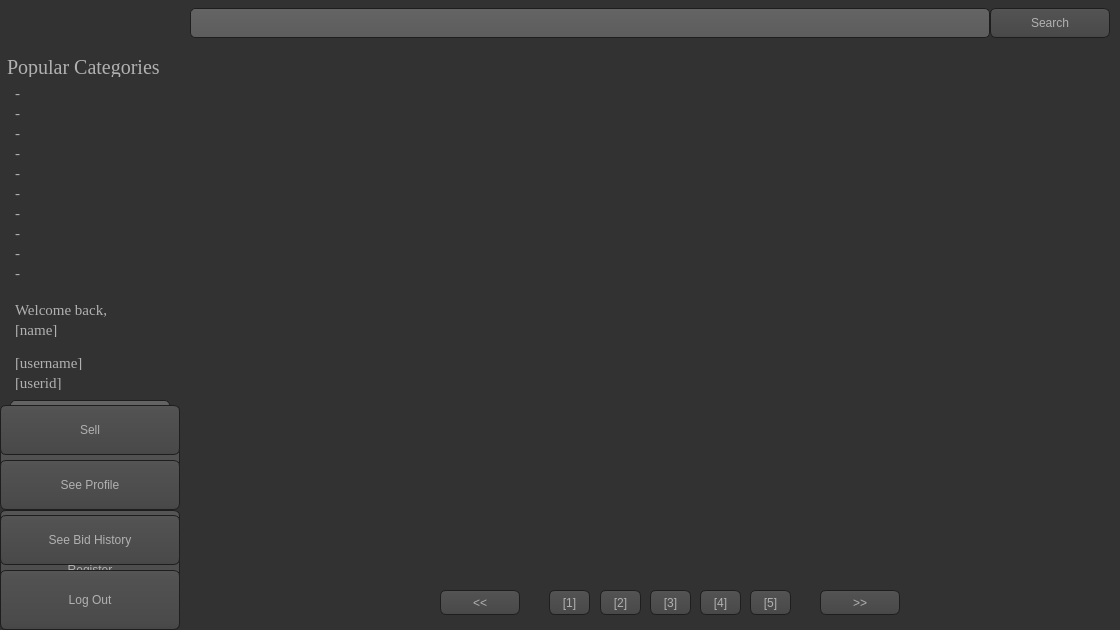
<?xml version="1.0" encoding="UTF-8"?>
<ui version="4.0">
 <class>Form</class>
 <widget class="QWidget" name="Form">
  <property name="geometry">
   <rect>
    <x>0</x>
    <y>0</y>
    <width>1120</width>
    <height>630</height>
   </rect>
  </property>
  <property name="windowTitle">
   <string>Form</string>
  </property>
  <property name="styleSheet">
   <string notr="true">QToolTip
{
     border: 1px solid black;
     background-color: #ffa02f;
     padding: 1px;
     border-radius: 3px;
     opacity: 100;
}

QWidget
{
    color: #b1b1b1;
    background-color: #323232;
}

QWidget:item:hover
{
    background-color: QLinearGradient( x1: 0, y1: 0, x2: 0, y2: 1, stop: 0 #ffa02f, stop: 1 #ca0619);
    color: #000000;
}

QWidget:item:selected
{
    background-color: QLinearGradient( x1: 0, y1: 0, x2: 0, y2: 1, stop: 0 #ffa02f, stop: 1 #d7801a);
}

QMenuBar::item
{
    background: transparent;
}

QMenuBar::item:selected
{
    background: transparent;
    border: 1px solid #ffaa00;
}

QMenuBar::item:pressed
{
    background: #444;
    border: 1px solid #000;
    background-color: QLinearGradient(
        x1:0, y1:0,
        x2:0, y2:1,
        stop:1 #212121,
        stop:0.4 #343434/*,
        stop:0.2 #343434,
        stop:0.1 #ffaa00*/
    );
    margin-bottom:-1px;
    padding-bottom:1px;
}

QMenu
{
    border: 1px solid #000;
}

QMenu::item
{
    padding: 2px 20px 2px 20px;
}

QMenu::item:selected
{
    color: #000000;
}

QWidget:disabled
{
    color: #404040;
    background-color: #323232;
}

QAbstractItemView
{
    background-color: QLinearGradient( x1: 0, y1: 0, x2: 0, y2: 1, stop: 0 #4d4d4d, stop: 0.1 #646464, stop: 1 #5d5d5d);
}

QWidget:focus
{
    /*border: 2px solid QLinearGradient( x1: 0, y1: 0, x2: 0, y2: 1, stop: 0 #ffa02f, stop: 1 #d7801a);*/
}

QLineEdit
{
    background-color: QLinearGradient( x1: 0, y1: 0, x2: 0, y2: 1, stop: 0 #4d4d4d, stop: 0 #646464, stop: 1 #5d5d5d);
    padding: 1px;
    border-style: solid;
    border: 1px solid #1e1e1e;
    border-radius: 5;
}

QPushButton
{
    color: #b1b1b1;
    background-color: QLinearGradient( x1: 0, y1: 0, x2: 0, y2: 1, stop: 0 #565656, stop: 0.1 #525252, stop: 0.5 #4e4e4e, stop: 0.9 #4a4a4a, stop: 1 #464646);
    border-width: 1px;
    border-color: #1e1e1e;
    border-style: solid;
    border-radius: 6;
    padding: 3px;
    font-size: 12px;
    padding-left: 5px;
    padding-right: 5px;
}

QPushButton:pressed
{
    background-color: QLinearGradient( x1: 0, y1: 0, x2: 0, y2: 1, stop: 0 #2d2d2d, stop: 0.1 #2b2b2b, stop: 0.5 #292929, stop: 0.9 #282828, stop: 1 #252525);
}

QComboBox
{
    selection-background-color: #ffaa00;
    background-color: QLinearGradient( x1: 0, y1: 0, x2: 0, y2: 1, stop: 0 #565656, stop: 0.1 #525252, stop: 0.5 #4e4e4e, stop: 0.9 #4a4a4a, stop: 1 #464646);
    border-style: solid;
    border: 1px solid #1e1e1e;
    border-radius: 5;
}

QComboBox:hover,QPushButton:hover
{
    border: 2px solid QLinearGradient( x1: 0, y1: 0, x2: 0, y2: 1, stop: 0 #ffa02f, stop: 1 #d7801a);
}


QComboBox:on
{
    padding-top: 3px;
    padding-left: 4px;
    background-color: QLinearGradient( x1: 0, y1: 0, x2: 0, y2: 1, stop: 0 #2d2d2d, stop: 0.1 #2b2b2b, stop: 0.5 #292929, stop: 0.9 #282828, stop: 1 #252525);
    selection-background-color: #ffaa00;
}

QComboBox QAbstractItemView
{
    border: 2px solid darkgray;
    selection-background-color: QLinearGradient( x1: 0, y1: 0, x2: 0, y2: 1, stop: 0 #ffa02f, stop: 1 #d7801a);
}

QComboBox::drop-down
{
     subcontrol-origin: padding;
     subcontrol-position: top right;
     width: 15px;

     border-left-width: 0px;
     border-left-color: darkgray;
     border-left-style: solid; /* just a single line */
     border-top-right-radius: 3px; /* same radius as the QComboBox */
     border-bottom-right-radius: 3px;
 }

QComboBox::down-arrow
{
     image: url(:/down_arrow.png);
}

QGroupBox:focus
{
border: 2px solid QLinearGradient( x1: 0, y1: 0, x2: 0, y2: 1, stop: 0 #ffa02f, stop: 1 #d7801a);
}

QTextEdit:focus
{
    border: 2px solid QLinearGradient( x1: 0, y1: 0, x2: 0, y2: 1, stop: 0 #ffa02f, stop: 1 #d7801a);
}

QScrollBar:horizontal {
     border: 1px solid #222222;
     background: QLinearGradient( x1: 0, y1: 0, x2: 0, y2: 1, stop: 0.0 #121212, stop: 0.2 #282828, stop: 1 #484848);
     height: 7px;
     margin: 0px 16px 0 16px;
}

QScrollBar::handle:horizontal
{
      background: QLinearGradient( x1: 0, y1: 0, x2: 1, y2: 0, stop: 0 #ffa02f, stop: 0.5 #d7801a, stop: 1 #ffa02f);
      min-height: 20px;
      border-radius: 2px;
}

QScrollBar::add-line:horizontal {
      border: 1px solid #1b1b19;
      border-radius: 2px;
      background: QLinearGradient( x1: 0, y1: 0, x2: 1, y2: 0, stop: 0 #ffa02f, stop: 1 #d7801a);
      width: 14px;
      subcontrol-position: right;
      subcontrol-origin: margin;
}

QScrollBar::sub-line:horizontal {
      border: 1px solid #1b1b19;
      border-radius: 2px;
      background: QLinearGradient( x1: 0, y1: 0, x2: 1, y2: 0, stop: 0 #ffa02f, stop: 1 #d7801a);
      width: 14px;
     subcontrol-position: left;
     subcontrol-origin: margin;
}

QScrollBar::right-arrow:horizontal, QScrollBar::left-arrow:horizontal
{
      border: 1px solid black;
      width: 1px;
      height: 1px;
      background: white;
}

QScrollBar::add-page:horizontal, QScrollBar::sub-page:horizontal
{
      background: none;
}

QScrollBar:vertical
{
      background: QLinearGradient( x1: 0, y1: 0, x2: 1, y2: 0, stop: 0.0 #121212, stop: 0.2 #282828, stop: 1 #484848);
      width: 7px;
      margin: 16px 0 16px 0;
      border: 1px solid #222222;
}

QScrollBar::handle:vertical
{
      background: QLinearGradient( x1: 0, y1: 0, x2: 0, y2: 1, stop: 0 #ffa02f, stop: 0.5 #d7801a, stop: 1 #ffa02f);
      min-height: 20px;
      border-radius: 2px;
}

QScrollBar::add-line:vertical
{
      border: 1px solid #1b1b19;
      border-radius: 2px;
      background: QLinearGradient( x1: 0, y1: 0, x2: 0, y2: 1, stop: 0 #ffa02f, stop: 1 #d7801a);
      height: 14px;
      subcontrol-position: bottom;
      subcontrol-origin: margin;
}

QScrollBar::sub-line:vertical
{
      border: 1px solid #1b1b19;
      border-radius: 2px;
      background: QLinearGradient( x1: 0, y1: 0, x2: 0, y2: 1, stop: 0 #d7801a, stop: 1 #ffa02f);
      height: 14px;
      subcontrol-position: top;
      subcontrol-origin: margin;
}

QScrollBar::up-arrow:vertical, QScrollBar::down-arrow:vertical
{
      border: 1px solid black;
      width: 1px;
      height: 1px;
      background: white;
}


QScrollBar::add-page:vertical, QScrollBar::sub-page:vertical
{
      background: none;
}

QTextEdit
{
    background-color: #242424;
}

QPlainTextEdit
{
    background-color: #242424;
}

QHeaderView::section
{
    background-color: QLinearGradient(x1:0, y1:0, x2:0, y2:1, stop:0 #616161, stop: 0.5 #505050, stop: 0.6 #434343, stop:1 #656565);
    color: white;
    padding-left: 4px;
    border: 1px solid #6c6c6c;
}

QCheckBox:disabled
{
color: #414141;
}

QDockWidget::title
{
    text-align: center;
    spacing: 3px; /* spacing between items in the tool bar */
    background-color: QLinearGradient(x1:0, y1:0, x2:0, y2:1, stop:0 #323232, stop: 0.5 #242424, stop:1 #323232);
}

QDockWidget::close-button, QDockWidget::float-button
{
    text-align: center;
    spacing: 1px; /* spacing between items in the tool bar */
    background-color: QLinearGradient(x1:0, y1:0, x2:0, y2:1, stop:0 #323232, stop: 0.5 #242424, stop:1 #323232);
}

QDockWidget::close-button:hover, QDockWidget::float-button:hover
{
    background: #242424;
}

QDockWidget::close-button:pressed, QDockWidget::float-button:pressed
{
    padding: 1px -1px -1px 1px;
}

QMainWindow::separator
{
    background-color: QLinearGradient(x1:0, y1:0, x2:0, y2:1, stop:0 #161616, stop: 0.5 #151515, stop: 0.6 #212121, stop:1 #343434);
    color: white;
    padding-left: 4px;
    border: 1px solid #4c4c4c;
    spacing: 3px; /* spacing between items in the tool bar */
}

QMainWindow::separator:hover
{

    background-color: QLinearGradient(x1:0, y1:0, x2:0, y2:1, stop:0 #d7801a, stop:0.5 #b56c17 stop:1 #ffa02f);
    color: white;
    padding-left: 4px;
    border: 1px solid #6c6c6c;
    spacing: 3px; /* spacing between items in the tool bar */
}

QToolBar::handle
{
     spacing: 3px; /* spacing between items in the tool bar */
     background: url(:/images/handle.png);
}

QMenu::separator
{
    height: 2px;
    background-color: QLinearGradient(x1:0, y1:0, x2:0, y2:1, stop:0 #161616, stop: 0.5 #151515, stop: 0.6 #212121, stop:1 #343434);
    color: white;
    padding-left: 4px;
    margin-left: 10px;
    margin-right: 5px;
}

QProgressBar
{
    border: 2px solid grey;
    border-radius: 5px;
    text-align: center;
}

QProgressBar::chunk
{
    background-color: #d7801a;
    width: 2.15px;
    margin: 0.5px;
}

QTabBar::tab {
    color: #b1b1b1;
    border: 1px solid #444;
    border-bottom-style: none;
    background-color: #323232;
    padding-left: 10px;
    padding-right: 10px;
    padding-top: 3px;
    padding-bottom: 2px;
    margin-right: -1px;
}

QTabWidget::pane {
    border: 1px solid #444;
    top: 1px;
}

QTabBar::tab:last
{
    margin-right: 0; /* the last selected tab has nothing to overlap with on the right */
    border-top-right-radius: 3px;
}

QTabBar::tab:first:!selected
{
 margin-left: 0px; /* the last selected tab has nothing to overlap with on the right */


    border-top-left-radius: 3px;
}

QTabBar::tab:!selected
{
    color: #b1b1b1;
    border-bottom-style: solid;
    margin-top: 3px;
    background-color: QLinearGradient(x1:0, y1:0, x2:0, y2:1, stop:1 #212121, stop:.4 #343434);
}

QTabBar::tab:selected
{
    border-top-left-radius: 3px;
    border-top-right-radius: 3px;
    margin-bottom: 0px;
}

QTabBar::tab:!selected:hover
{
    /*border-top: 2px solid #ffaa00;
    padding-bottom: 3px;*/
    border-top-left-radius: 3px;
    border-top-right-radius: 3px;
    background-color: QLinearGradient(x1:0, y1:0, x2:0, y2:1, stop:1 #212121, stop:0.4 #343434, stop:0.2 #343434, stop:0.1 #ffaa00);
}

QRadioButton::indicator:checked, QRadioButton::indicator:unchecked{
    color: #b1b1b1;
    background-color: #323232;
    border: 1px solid #b1b1b1;
    border-radius: 6px;
}

QRadioButton::indicator:checked
{
    background-color: qradialgradient(
        cx: 0.5, cy: 0.5,
        fx: 0.5, fy: 0.5,
        radius: 1.0,
        stop: 0.25 #ffaa00,
        stop: 0.3 #323232
    );
}

QCheckBox::indicator{
    color: #b1b1b1;
    background-color: #323232;
    border: 1px solid #b1b1b1;
    width: 9px;
    height: 9px;
}

QRadioButton::indicator
{
    border-radius: 6px;
}

QRadioButton::indicator:hover, QCheckBox::indicator:hover
{
    border: 1px solid #ffaa00;
}

QCheckBox::indicator:checked
{
    image:url(:/images/checkbox.png);
}

QCheckBox::indicator:disabled, QRadioButton::indicator:disabled
{
    border: 1px solid #444;
}</string>
  </property>
  <widget class="QPushButton" name="pushButton_register">
   <property name="geometry">
    <rect>
     <x>0</x>
     <y>510</y>
     <width>180</width>
     <height>120</height>
    </rect>
   </property>
   <property name="font">
    <font>
     <pointsize>-1</pointsize>
    </font>
   </property>
   <property name="text">
    <string>Register</string>
   </property>
  </widget>
  <widget class="QWidget" name="widget_title" native="true">
   <property name="geometry">
    <rect>
     <x>0</x>
     <y>0</y>
     <width>180</width>
     <height>45</height>
    </rect>
   </property>
   <property name="styleSheet">
    <string notr="true">
image: url(:/img/resource/logo.png);</string>
   </property>
  </widget>
  <widget class="QPushButton" name="pushButton_login">
   <property name="geometry">
    <rect>
     <x>0</x>
     <y>445</y>
     <width>180</width>
     <height>60</height>
    </rect>
   </property>
   <property name="font">
    <font>
     <pointsize>-1</pointsize>
    </font>
   </property>
   <property name="text">
    <string>Log In</string>
   </property>
  </widget>
  <widget class="QWidget" name="widget_pop_cat" native="true">
   <property name="geometry">
    <rect>
     <x>0</x>
     <y>50</y>
     <width>180</width>
     <height>240</height>
    </rect>
   </property>
   <widget class="QLabel" name="label_pop_cat">
    <property name="geometry">
     <rect>
      <x>7</x>
      <y>7</y>
      <width>170</width>
      <height>20</height>
     </rect>
    </property>
    <property name="font">
     <font>
      <family>Times New Roman</family>
      <pointsize>15</pointsize>
      <weight>50</weight>
      <bold>false</bold>
     </font>
    </property>
    <property name="text">
     <string>Popular Categories</string>
    </property>
   </widget>
   <widget class="QLabel" name="label_cat_1">
    <property name="geometry">
     <rect>
      <x>15</x>
      <y>35</y>
      <width>150</width>
      <height>15</height>
     </rect>
    </property>
    <property name="font">
     <font>
      <family>Times New Roman</family>
      <pointsize>11</pointsize>
      <weight>50</weight>
      <bold>false</bold>
     </font>
    </property>
    <property name="text">
     <string>-</string>
    </property>
   </widget>
   <widget class="QLabel" name="label_cat_2">
    <property name="geometry">
     <rect>
      <x>15</x>
      <y>55</y>
      <width>150</width>
      <height>15</height>
     </rect>
    </property>
    <property name="font">
     <font>
      <family>Times New Roman</family>
      <pointsize>11</pointsize>
      <weight>50</weight>
      <bold>false</bold>
     </font>
    </property>
    <property name="text">
     <string>-</string>
    </property>
   </widget>
   <widget class="QLabel" name="label_cat_3">
    <property name="geometry">
     <rect>
      <x>15</x>
      <y>75</y>
      <width>150</width>
      <height>15</height>
     </rect>
    </property>
    <property name="font">
     <font>
      <family>Times New Roman</family>
      <pointsize>11</pointsize>
      <weight>50</weight>
      <bold>false</bold>
     </font>
    </property>
    <property name="text">
     <string>-</string>
    </property>
   </widget>
   <widget class="QLabel" name="label_cat_4">
    <property name="geometry">
     <rect>
      <x>15</x>
      <y>95</y>
      <width>150</width>
      <height>15</height>
     </rect>
    </property>
    <property name="font">
     <font>
      <family>Times New Roman</family>
      <pointsize>11</pointsize>
      <weight>50</weight>
      <bold>false</bold>
     </font>
    </property>
    <property name="text">
     <string>-</string>
    </property>
   </widget>
   <widget class="QLabel" name="label_cat_5">
    <property name="geometry">
     <rect>
      <x>15</x>
      <y>115</y>
      <width>150</width>
      <height>15</height>
     </rect>
    </property>
    <property name="font">
     <font>
      <family>Times New Roman</family>
      <pointsize>11</pointsize>
      <weight>50</weight>
      <bold>false</bold>
     </font>
    </property>
    <property name="text">
     <string>-</string>
    </property>
   </widget>
   <widget class="QLabel" name="label_cat_6">
    <property name="geometry">
     <rect>
      <x>15</x>
      <y>135</y>
      <width>150</width>
      <height>15</height>
     </rect>
    </property>
    <property name="font">
     <font>
      <family>Times New Roman</family>
      <pointsize>11</pointsize>
      <weight>50</weight>
      <bold>false</bold>
     </font>
    </property>
    <property name="text">
     <string>-</string>
    </property>
   </widget>
   <widget class="QLabel" name="label_cat_7">
    <property name="geometry">
     <rect>
      <x>15</x>
      <y>155</y>
      <width>150</width>
      <height>15</height>
     </rect>
    </property>
    <property name="font">
     <font>
      <family>Times New Roman</family>
      <pointsize>11</pointsize>
      <weight>50</weight>
      <bold>false</bold>
     </font>
    </property>
    <property name="text">
     <string>-</string>
    </property>
   </widget>
   <widget class="QLabel" name="label_cat_8">
    <property name="geometry">
     <rect>
      <x>15</x>
      <y>175</y>
      <width>150</width>
      <height>15</height>
     </rect>
    </property>
    <property name="font">
     <font>
      <family>Times New Roman</family>
      <pointsize>11</pointsize>
      <weight>50</weight>
      <bold>false</bold>
     </font>
    </property>
    <property name="text">
     <string>-</string>
    </property>
   </widget>
   <widget class="QLabel" name="label_cat_9">
    <property name="geometry">
     <rect>
      <x>15</x>
      <y>195</y>
      <width>150</width>
      <height>15</height>
     </rect>
    </property>
    <property name="font">
     <font>
      <family>Times New Roman</family>
      <pointsize>11</pointsize>
      <weight>50</weight>
      <bold>false</bold>
     </font>
    </property>
    <property name="text">
     <string>-</string>
    </property>
   </widget>
   <widget class="QLabel" name="label_cat_10">
    <property name="geometry">
     <rect>
      <x>15</x>
      <y>215</y>
      <width>150</width>
      <height>15</height>
     </rect>
    </property>
    <property name="font">
     <font>
      <family>Times New Roman</family>
      <pointsize>11</pointsize>
      <weight>50</weight>
      <bold>false</bold>
     </font>
    </property>
    <property name="text">
     <string>-</string>
    </property>
   </widget>
  </widget>
  <widget class="QWidget" name="widget_login" native="true">
   <property name="geometry">
    <rect>
     <x>0</x>
     <y>295</y>
     <width>180</width>
     <height>145</height>
    </rect>
   </property>
   <widget class="QLineEdit" name="lineEdit_user">
    <property name="geometry">
     <rect>
      <x>10</x>
      <y>37</y>
      <width>160</width>
      <height>30</height>
     </rect>
    </property>
    <property name="font">
     <font>
      <pointsize>12</pointsize>
     </font>
    </property>
   </widget>
   <widget class="QLabel" name="label_user_head">
    <property name="geometry">
     <rect>
      <x>10</x>
      <y>7</y>
      <width>160</width>
      <height>30</height>
     </rect>
    </property>
    <property name="font">
     <font>
      <family>Times New Roman</family>
      <pointsize>15</pointsize>
      <weight>50</weight>
      <bold>false</bold>
     </font>
    </property>
    <property name="text">
     <string>Username</string>
    </property>
   </widget>
   <widget class="QLineEdit" name="lineEdit_pass">
    <property name="geometry">
     <rect>
      <x>10</x>
      <y>105</y>
      <width>160</width>
      <height>30</height>
     </rect>
    </property>
    <property name="font">
     <font>
      <pointsize>12</pointsize>
     </font>
    </property>
   </widget>
   <widget class="QLabel" name="label_pass_head">
    <property name="geometry">
     <rect>
      <x>10</x>
      <y>75</y>
      <width>160</width>
      <height>30</height>
     </rect>
    </property>
    <property name="font">
     <font>
      <family>Times New Roman</family>
      <pointsize>15</pointsize>
      <weight>50</weight>
      <bold>false</bold>
     </font>
    </property>
    <property name="text">
     <string>Password</string>
    </property>
   </widget>
  </widget>
  <widget class="QLineEdit" name="lineEdit_search">
   <property name="geometry">
    <rect>
     <x>190</x>
     <y>8</y>
     <width>800</width>
     <height>30</height>
    </rect>
   </property>
   <property name="font">
    <font>
     <pointsize>12</pointsize>
    </font>
   </property>
  </widget>
  <widget class="QPushButton" name="pushButton_search">
   <property name="geometry">
    <rect>
     <x>990</x>
     <y>8</y>
     <width>120</width>
     <height>30</height>
    </rect>
   </property>
   <property name="font">
    <font>
     <pointsize>-1</pointsize>
    </font>
   </property>
   <property name="text">
    <string>Search</string>
   </property>
  </widget>
  <widget class="QPushButton" name="pushButton_logout">
   <property name="geometry">
    <rect>
     <x>0</x>
     <y>570</y>
     <width>180</width>
     <height>60</height>
    </rect>
   </property>
   <property name="font">
    <font>
     <pointsize>-1</pointsize>
    </font>
   </property>
   <property name="text">
    <string>Log Out</string>
   </property>
  </widget>
  <widget class="QPushButton" name="pushButton_seebidhistory">
   <property name="geometry">
    <rect>
     <x>0</x>
     <y>515</y>
     <width>180</width>
     <height>50</height>
    </rect>
   </property>
   <property name="font">
    <font>
     <pointsize>-1</pointsize>
    </font>
   </property>
   <property name="text">
    <string>See Bid History</string>
   </property>
  </widget>
  <widget class="QPushButton" name="pushButton_sell">
   <property name="geometry">
    <rect>
     <x>0</x>
     <y>405</y>
     <width>180</width>
     <height>50</height>
    </rect>
   </property>
   <property name="font">
    <font>
     <pointsize>-1</pointsize>
    </font>
   </property>
   <property name="text">
    <string>Sell</string>
   </property>
  </widget>
  <widget class="QPushButton" name="pushButton_seeprofile">
   <property name="geometry">
    <rect>
     <x>0</x>
     <y>460</y>
     <width>180</width>
     <height>50</height>
    </rect>
   </property>
   <property name="font">
    <font>
     <pointsize>-1</pointsize>
    </font>
   </property>
   <property name="text">
    <string>See Profile</string>
   </property>
  </widget>
  <widget class="QWidget" name="widget_info" native="true">
   <property name="geometry">
    <rect>
     <x>0</x>
     <y>295</y>
     <width>180</width>
     <height>105</height>
    </rect>
   </property>
   <widget class="QLabel" name="label_name">
    <property name="geometry">
     <rect>
      <x>15</x>
      <y>27</y>
      <width>150</width>
      <height>15</height>
     </rect>
    </property>
    <property name="font">
     <font>
      <family>Times New Roman</family>
      <pointsize>11</pointsize>
      <weight>50</weight>
      <bold>false</bold>
     </font>
    </property>
    <property name="text">
     <string>[name]</string>
    </property>
   </widget>
   <widget class="QLabel" name="label_user">
    <property name="geometry">
     <rect>
      <x>15</x>
      <y>60</y>
      <width>150</width>
      <height>15</height>
     </rect>
    </property>
    <property name="font">
     <font>
      <family>Times New Roman</family>
      <pointsize>11</pointsize>
      <weight>50</weight>
      <bold>false</bold>
     </font>
    </property>
    <property name="text">
     <string>[username]</string>
    </property>
   </widget>
   <widget class="QLabel" name="label_userid">
    <property name="geometry">
     <rect>
      <x>15</x>
      <y>80</y>
      <width>150</width>
      <height>15</height>
     </rect>
    </property>
    <property name="font">
     <font>
      <family>Times New Roman</family>
      <pointsize>11</pointsize>
      <weight>50</weight>
      <bold>false</bold>
     </font>
    </property>
    <property name="text">
     <string>[userid]</string>
    </property>
   </widget>
   <widget class="QLabel" name="label_welcome">
    <property name="geometry">
     <rect>
      <x>15</x>
      <y>7</y>
      <width>150</width>
      <height>15</height>
     </rect>
    </property>
    <property name="font">
     <font>
      <family>Times New Roman</family>
      <pointsize>11</pointsize>
      <weight>50</weight>
      <bold>false</bold>
     </font>
    </property>
    <property name="text">
     <string>Welcome back,</string>
    </property>
   </widget>
  </widget>
  <widget class="QPushButton" name="pushButton_prev">
   <property name="geometry">
    <rect>
     <x>440</x>
     <y>590</y>
     <width>80</width>
     <height>25</height>
    </rect>
   </property>
   <property name="font">
    <font>
     <pointsize>-1</pointsize>
    </font>
   </property>
   <property name="text">
    <string>&lt;&lt;</string>
   </property>
  </widget>
  <widget class="QPushButton" name="pushButton_next">
   <property name="geometry">
    <rect>
     <x>820</x>
     <y>590</y>
     <width>80</width>
     <height>25</height>
    </rect>
   </property>
   <property name="font">
    <font>
     <pointsize>-1</pointsize>
    </font>
   </property>
   <property name="text">
    <string>&gt;&gt;</string>
   </property>
  </widget>
  <widget class="QPushButton" name="pushButton_p1">
   <property name="geometry">
    <rect>
     <x>549</x>
     <y>590</y>
     <width>41</width>
     <height>25</height>
    </rect>
   </property>
   <property name="font">
    <font>
     <pointsize>-1</pointsize>
    </font>
   </property>
   <property name="text">
    <string>[1]</string>
   </property>
  </widget>
  <widget class="QPushButton" name="pushButton_p2">
   <property name="geometry">
    <rect>
     <x>600</x>
     <y>590</y>
     <width>41</width>
     <height>25</height>
    </rect>
   </property>
   <property name="font">
    <font>
     <pointsize>-1</pointsize>
    </font>
   </property>
   <property name="text">
    <string>[2]</string>
   </property>
  </widget>
  <widget class="QPushButton" name="pushButton_p3">
   <property name="geometry">
    <rect>
     <x>650</x>
     <y>590</y>
     <width>41</width>
     <height>25</height>
    </rect>
   </property>
   <property name="font">
    <font>
     <pointsize>-1</pointsize>
    </font>
   </property>
   <property name="text">
    <string>[3]</string>
   </property>
  </widget>
  <widget class="QPushButton" name="pushButton_p4">
   <property name="geometry">
    <rect>
     <x>700</x>
     <y>590</y>
     <width>41</width>
     <height>25</height>
    </rect>
   </property>
   <property name="font">
    <font>
     <pointsize>-1</pointsize>
    </font>
   </property>
   <property name="text">
    <string>[4]</string>
   </property>
  </widget>
  <widget class="QPushButton" name="pushButton_prev_6">
   <property name="geometry">
    <rect>
     <x>750</x>
     <y>590</y>
     <width>41</width>
     <height>25</height>
    </rect>
   </property>
   <property name="font">
    <font>
     <pointsize>-1</pointsize>
    </font>
   </property>
   <property name="text">
    <string>[5]</string>
   </property>
  </widget>
  <widget class="QWidget" name="widget_unused" native="true">
   <property name="geometry">
    <rect>
     <x>210</x>
     <y>60</y>
     <width>160</width>
     <height>240</height>
    </rect>
   </property>
  </widget>
  <widget class="QWidget" name="widget_unused_6" native="true">
   <property name="geometry">
    <rect>
     <x>210</x>
     <y>320</y>
     <width>160</width>
     <height>240</height>
    </rect>
   </property>
  </widget>
  <widget class="QWidget" name="widget_unused_2" native="true">
   <property name="geometry">
    <rect>
     <x>390</x>
     <y>60</y>
     <width>160</width>
     <height>240</height>
    </rect>
   </property>
  </widget>
  <widget class="QWidget" name="widget_unused_7" native="true">
   <property name="geometry">
    <rect>
     <x>390</x>
     <y>320</y>
     <width>160</width>
     <height>240</height>
    </rect>
   </property>
  </widget>
  <widget class="QWidget" name="widget_unused_9" native="true">
   <property name="geometry">
    <rect>
     <x>750</x>
     <y>320</y>
     <width>160</width>
     <height>240</height>
    </rect>
   </property>
  </widget>
  <widget class="QWidget" name="widget_unused_8" native="true">
   <property name="geometry">
    <rect>
     <x>570</x>
     <y>320</y>
     <width>160</width>
     <height>240</height>
    </rect>
   </property>
  </widget>
  <widget class="QWidget" name="widget_unused_3" native="true">
   <property name="geometry">
    <rect>
     <x>570</x>
     <y>60</y>
     <width>160</width>
     <height>240</height>
    </rect>
   </property>
  </widget>
  <widget class="QWidget" name="widget_unused_4" native="true">
   <property name="geometry">
    <rect>
     <x>750</x>
     <y>60</y>
     <width>160</width>
     <height>240</height>
    </rect>
   </property>
  </widget>
  <widget class="QWidget" name="widget_unused_5" native="true">
   <property name="geometry">
    <rect>
     <x>930</x>
     <y>60</y>
     <width>160</width>
     <height>240</height>
    </rect>
   </property>
  </widget>
  <widget class="QWidget" name="widget_unused_10" native="true">
   <property name="geometry">
    <rect>
     <x>930</x>
     <y>320</y>
     <width>160</width>
     <height>240</height>
    </rect>
   </property>
  </widget>
 </widget>
 <resources>
  <include location="resource.qrc"/>
 </resources>
 <connections/>
</ui>
